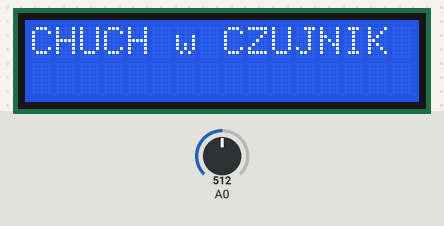
A sketch run on a simulated Arduino Uno, built with avr-gcc and run on an emulated ATmega328P. On the bench: 16×2 character LCD. Inputs (shaded band) come from the test bench; at power-on: A0 = 512. What the sketch prints to the serial monitor is not drawn.

Above: at 9.5 s.
9.6 s: A0 set to 515
At 11.0 s:
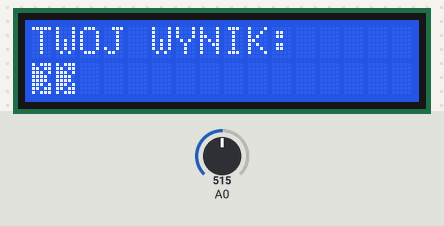
At 17.68 s:
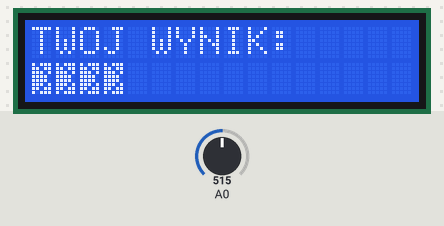
Timing chart, 0 to 17.9 s (numbered marks = the images above; inputs shaded):
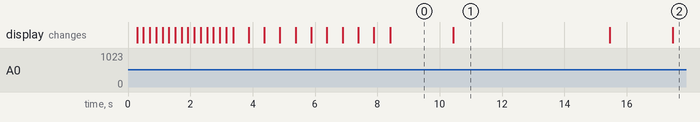

The sketch:

Czujnik_alkoholu.ino
```cpp
#include <Wire.h>
#include <LCD.h>
#include <LiquidCrystal_I2C.h>

#define BACKLIGHT_PIN 3
LiquidCrystal_I2C	lcd(0x27,2,1,0,4,5,6,7);

int test =0;
int poziomsuma = 0;
int kalib, poziomalk, wskaznik;

byte plamka[8] =
{
  B10111,
  B11011,
  B11101,
  B11110,
  B11110,
  B11101,
  B11011,
  B10111
};

void setup() {
  Serial.begin(9600);
  lcd.begin (16,2);
  lcd.setBacklightPin(BACKLIGHT_PIN,POSITIVE);
  lcd.setBacklight(HIGH);

  lcd.createChar(1,plamka);
  lcd.home ();
  lcd.print("Nagrzewanie");
  lcd.setCursor(0, 1);
  for (int i = 1; i < 17; i++) {
    lcd.setCursor(12, 0);
    lcd.print(i);
    lcd.setCursor(i-1, 1);
    lcd.write(1);
    delay (200); //Ustaw na co najmniej 1000 milisekund
  }
  lcd.clear();
  lcd.home ();
  lcd.print("Kalibracja");
  for (int i = 1; i < 11; i++) {
    int prob = analogRead(A0);
    Serial.println(prob);
    test=test+prob;
    lcd.setCursor(i-1, 1);
    lcd.write(1);
    delay (500);
  }
  kalib = test/10;
  Serial.print("Kalib:");
  Serial.println(kalib);
}

void loop() {
  lcd.clear();
  lcd.home ();
  lcd.print("CHUCH w CZUJNIK");
  for (int h = 1; h < 6; h++) {
    int poziom = analogRead(A0);
    Serial.println(poziom);
    poziomsuma=poziomsuma+poziom;
    delay (400);
  }

  poziomalk = poziomsuma/5 ;
  Serial.print("TWOJ WYNIK:     ");
  Serial.println(poziomalk);
  wskaznik = poziomalk-kalib;
  Serial.print("kalib:");
  Serial.println(kalib);
  Serial.print("Wskaznik:");
  Serial.println(wskaznik);
  lcd.home ();
  lcd.print("TWOJ WYNIK:     ");
  for (int i = 0; i <= wskaznik; i++) {
    lcd.setCursor(i, 1);
    lcd.write(1);
  }
  delay(5000);
  poziomalk=0;
  poziomsuma=0;
  wskaznik =0;
}
```

Measured:
- the behaviour switches between 514 and 515 on A0 (found by bisection; images 0 and 1)
- after the input at 9.6 s, the display: changes after 0.83 s (image 1)
- what the display in image 1 shows lasts 5.1 s, from 10.4 s to 15.5 s
